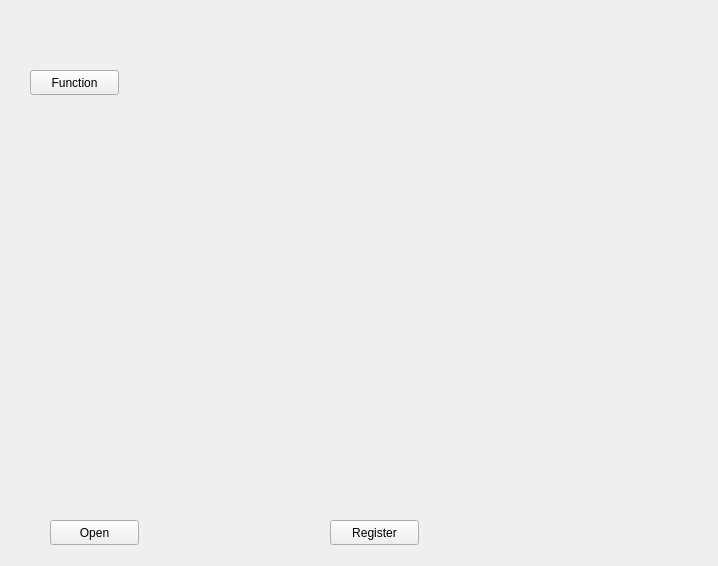
<?xml version="1.0" encoding="UTF-8"?>
<ui version="4.0">
 <class>Form_camera</class>
 <widget class="QWidget" name="Form_camera">
  <property name="geometry">
   <rect>
    <x>0</x>
    <y>0</y>
    <width>718</width>
    <height>566</height>
   </rect>
  </property>
  <property name="windowTitle">
   <string>Form</string>
  </property>
  <widget class="QWidget" name="verticalLayoutWidget">
   <property name="geometry">
    <rect>
     <x>10</x>
     <y>130</y>
     <width>511</width>
     <height>381</height>
    </rect>
   </property>
   <layout class="QVBoxLayout" name="verticalLayout">
    <item>
     <widget class="QLabel" name="img_label">
      <property name="text">
       <string/>
      </property>
     </widget>
    </item>
   </layout>
  </widget>
  <widget class="QPushButton" name="OpenCamera_pushButton">
   <property name="geometry">
    <rect>
     <x>50</x>
     <y>520</y>
     <width>89</width>
     <height>25</height>
    </rect>
   </property>
   <property name="text">
    <string>Open</string>
   </property>
  </widget>
  <widget class="QPushButton" name="Register_pushButton">
   <property name="geometry">
    <rect>
     <x>330</x>
     <y>520</y>
     <width>89</width>
     <height>25</height>
    </rect>
   </property>
   <property name="text">
    <string>Register</string>
   </property>
  </widget>
  <widget class="QPushButton" name="fuction_pushButton">
   <property name="geometry">
    <rect>
     <x>30</x>
     <y>70</y>
     <width>89</width>
     <height>25</height>
    </rect>
   </property>
   <property name="text">
    <string>Function</string>
   </property>
  </widget>
 </widget>
 <resources/>
 <connections/>
</ui>
